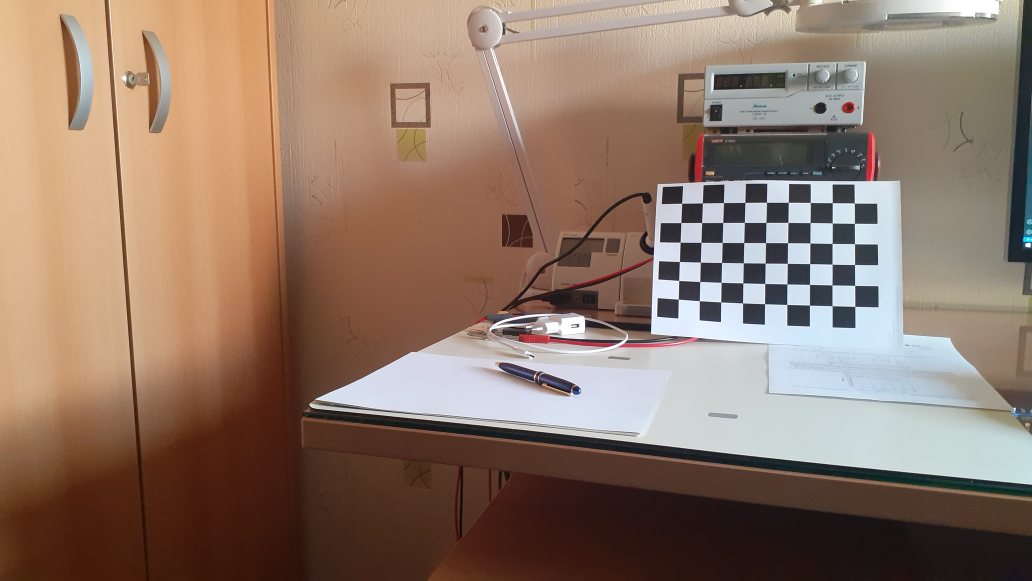
#> input picture left_calb.jpg, 4128 x 2322 px (shown at 1/4 size)
$ python 2_chess_cycle.py
#> lines starting #> are read from the running program, lines starting #| are printed output that depends on the picture; after the words box and inside, x2 and y2 are one past the last pixel; in counts of white or black regions, pixels touching at a corner belong together
# Copyright (C) 2019 Eugene a.k.a. Realizator, stereopi.com, virt2real team
#
# This file is part of StereoPi tutorial scripts.
#
# StereoPi tutorial is free software: you can redistribute it
# and/or modify it under the terms of the GNU General Public License
# as published by the Free Software Foundation, either version 3 of the
# License, or (at your option) any later version.
#
# StereoPi tutorial is distributed in the hope that it will be useful,
# but WITHOUT ANY WARRANTY; without even the implied warranty of
# MERCHANTABILITY or FITNESS FOR A PARTICULAR PURPOSE.  See the
# GNU General Public License for more details.
#
# You should have received a copy of the GNU General Public License
# along with StereoPi tutorial.
# If not, see <http://www.gnu.org/licenses/>.
#
#          <><><> SPECIAL THANKS: <><><>
#
# Thanks to Adrian and http://pyimagesearch.com, as a lot of
# code in this tutorial was taken from his lessons.
#
# Thanks to RPi-tankbot project: https://github.com/Kheiden/RPi-tankbot
#
# Thanks to rakali project: https://github.com/sthysel/rakali

import os
import time
from datetime import datetime
# import picamera
# from picamera import PiCamera
import cv2
import numpy as np

# User quit method message
print("You can press 'Q' to quit this script.")

# Photo session settings
total_photos = 50             # Number of images to take
countdown = 5                 # Interval for count-down timer, seconds
font=cv2.FONT_HERSHEY_SIMPLEX # Cowntdown timer font

# Camera settimgs
cam_width = 1280              # Cam sensor width settings
cam_height = 480              # Cam sensor height settings

# Final image capture settings
scale_ratio = 1

# Camera resolution height must be dividable by 16, and width by 32
cam_width = int((cam_width+31)/32)*32
cam_height = int((cam_height+15)/16)*16
print ("Camera resolution: "+str(cam_width)+" x "+str(cam_height))

# Buffer for captured image settings
img_width = int (cam_width * scale_ratio)
img_height = int (cam_height * scale_ratio)
capture = np.zeros((img_height, img_width, 4), dtype=np.uint8)
print ("Scaled image resolution: "+str(img_width)+" x "+str(img_height))

# [7 lines of commented-out code are left out]
counter = 0
t2 = datetime.now()
print ("Starting photo sequence")
# for frame in camera.capture_continuous(capture, format="bgra", \
                  # use_video_port=True, resize=(img_width,img_height)):
t1 = datetime.now()

f1 = cv2.copyMakeBorder(cv2.resize(cv2.imread("left_calb.jpg").copy(), (640, 480)), 0, 0, 0, 0, cv2.BORDER_CONSTANT)
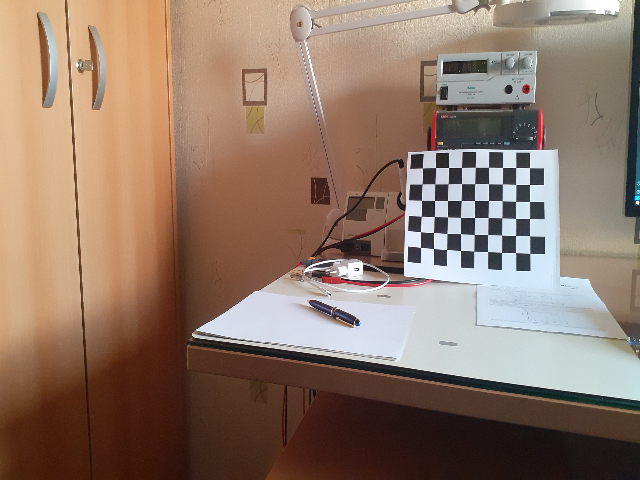
#> f1: shape (480, 640, 3); mean B, G, R 104.7, 119.7, 143.4
f2 = cv2.resize(cv2.imread("right_calb.jpg").copy(), (640, 480))
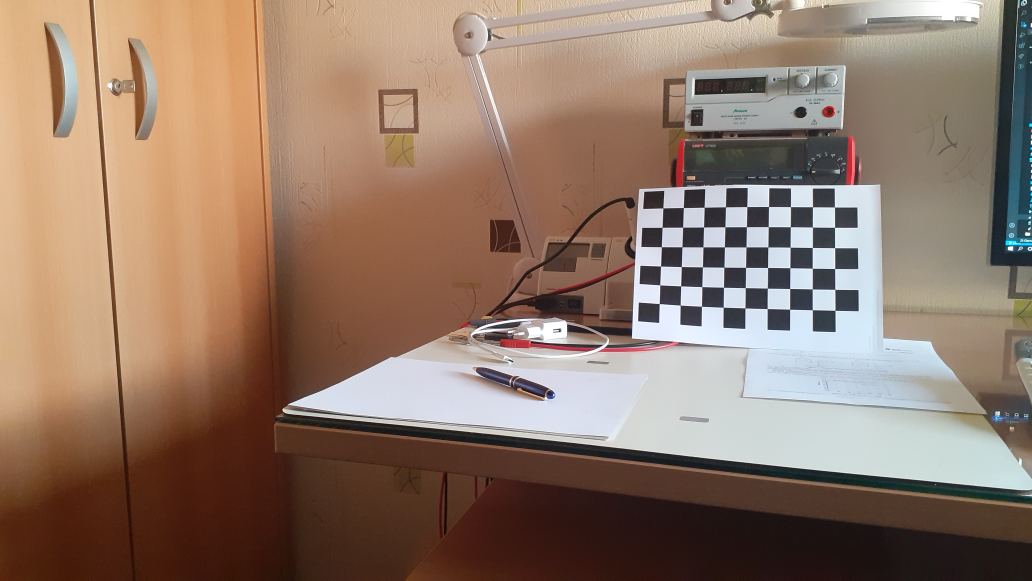
#> input picture right_calb.jpg, 4128 x 2322 px (shown at 1/4 size)
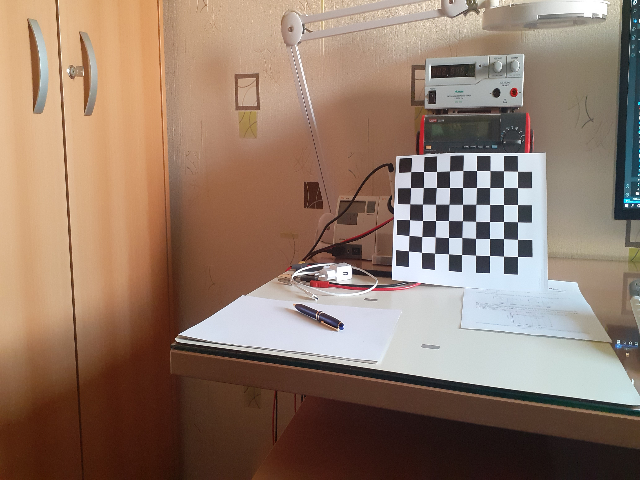
#> f2: shape (480, 640, 3); mean B, G, R 105.4, 121.3, 145.2
frame = np.zeros((480, 1280, 3), np.uint8)
frame[0:f1.shape[0], 0:f1.shape[1]] = f1
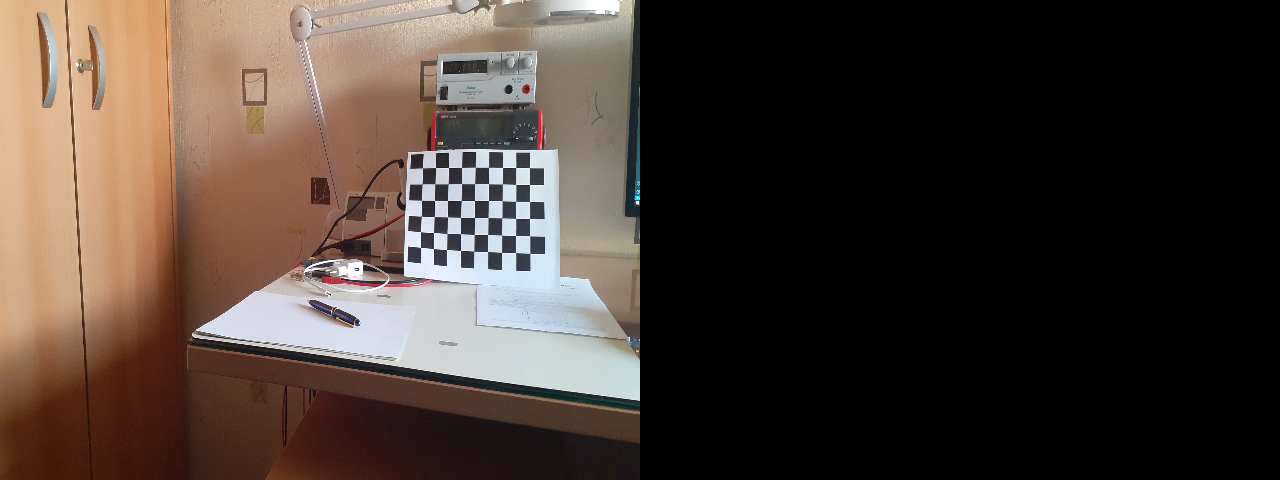
#> frame: shape (480, 1280, 3); mean B, G, R 52.4, 59.9, 71.7
frame[0:f2.shape[0], 640:640+f2.shape[1]] = f1
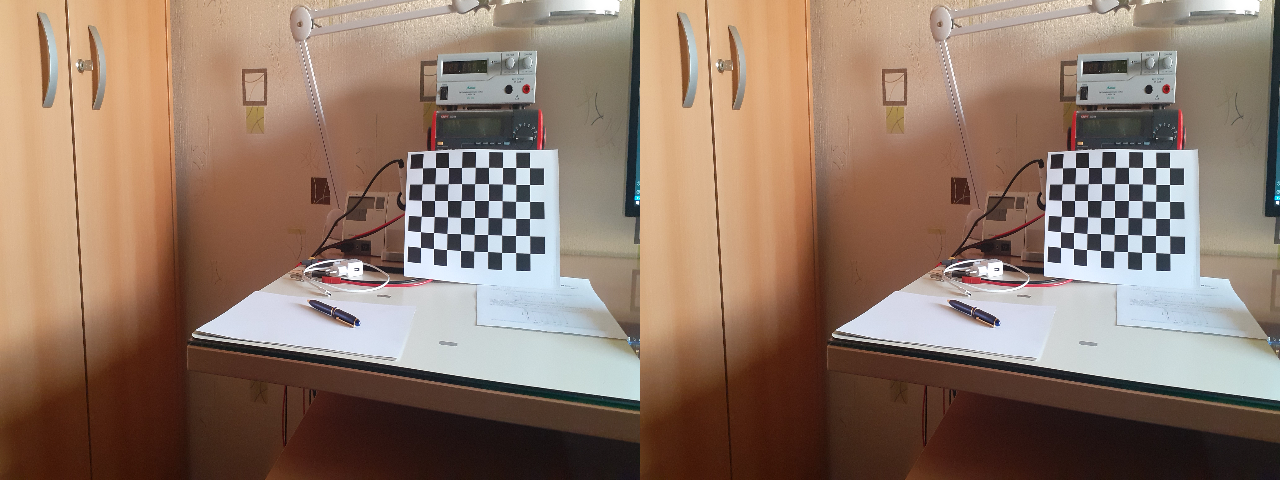
#> frame: shape (480, 1280, 3); mean B, G, R 104.7, 119.7, 143.4

cntdwn_timer = countdown - int ((t1-t2).total_seconds())

# If cowntdown is zero - let's record next image
if cntdwn_timer == -1:
  counter += 1
  filename = './scenes/scene_'+str(img_width)+'x'+str(img_height)+'_'+\
              str(counter) + '.png'
  cv2.imwrite(filename, frame)
  print (' ['+str(counter)+' of '+str(total_photos)+'] '+filename)
  t2 = datetime.now()
  time.sleep(1)
  cntdwn_timer = 0      # To avoid "-1" timer display
  next

# Draw cowntdown counter, seconds
cv2.putText(frame, str(cntdwn_timer), (50,50), font, 2.0, (0,0,255),4, cv2.LINE_AA)
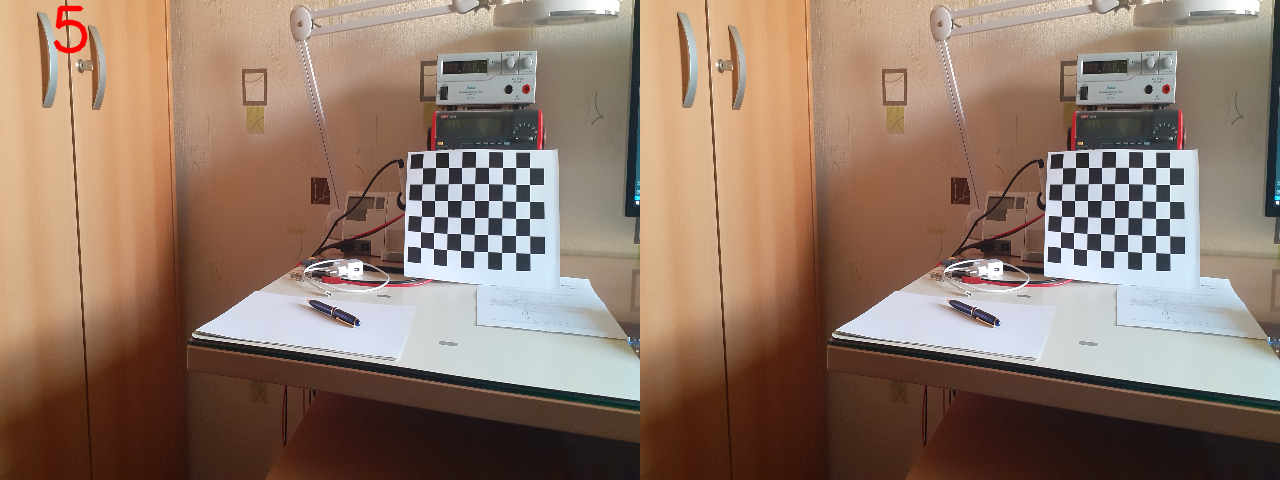
#> frame: shape (480, 1280, 3); 0.13% of pixels changed, all inside (x1, y1, x2, y2) = (53, 5, 88, 54)
cv2.imshow("pair", frame)
key = cv2.waitKey(1) & 0xFF
#> (key Esc is pressed here)


print ("Photo sequence finished")
